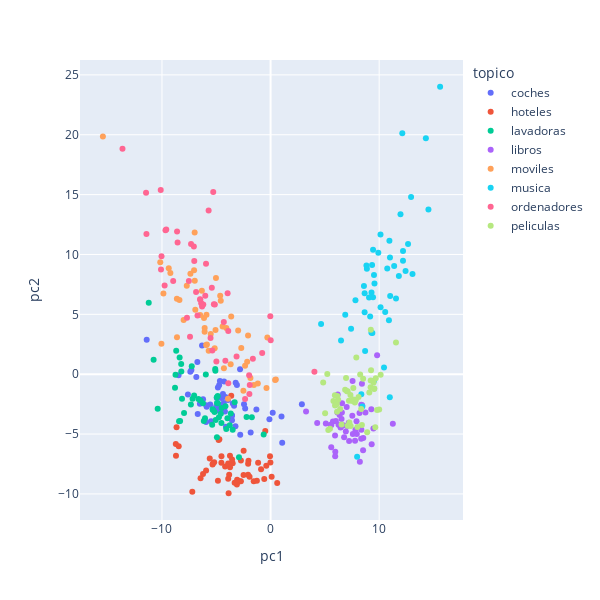

This figure's notebook cell:
### Code cell
from sklearn.decomposition import PCA, KernelPCA
from sklearn.preprocessing import StandardScaler
import plotly.express as px

X = StandardScaler().fit_transform(docs_vec)
pca = PCA(n_components=5)
docs_pca = pca.fit_transform(X)
proj = pd.DataFrame(docs_pca,columns = ['pc1','pc2','pc3','pc4','pc5'])

proj_docs = pd.DataFrame({'pc1': proj['pc1'], 'pc2': proj['pc2'], 'pc3': proj['pc3'], 'topico': t_data['categoria'],
                       'sentimiento':t_data['sentimiento']})

fig = px.scatter(proj_docs, x='pc1', y='pc2', hover_data=['sentimiento'], color = 'topico')
fig.update_layout(
    autosize=False,
    width=600,
    height=600,
)
fig.show()

### Figure 1 — Plotly figure (JSON) as saved in the notebook; plotly's stock layout.template omitted (floating-point values rounded to 4 significant figures)
{"data": [{"customdata": [["no"], ["no"], ["no"], ["no"], ["no"], ["no"], ["no"], ["no"], ["no"], ["no"], ["no"], ["no"], ["no"], ["no"], ["no"], ["no"], ["no"], ["no"], ["no"], ["no"], ["no"], ["no"], ["no"], ["no"], ["no"], ["yes"], ["yes"], ["yes"], ["yes"], ["yes"], ["yes"], ["yes"], ["yes"], ["yes"], ["yes"], ["yes"], ["yes"], ["yes"], ["yes"], ["yes"], ["yes"], ["yes"], ["yes"], ["yes"], ["yes"], ["yes"], ["yes"], ["yes"], ["yes"], ["yes"]], "hovertemplate": "topico=coches<br>pc1=%{x}<br>pc2=%{y}<br>sentimiento=%{customdata[0]}<extra></extra>", "legendgroup": "coches", "marker": {"color": "#636efa", "symbol": "circle"}, "mode": "markers", "name": "coches", "orientation": "v", "showlegend": true, "type": "scatter", "x": [-5.941, -1.834, -2.339, 1.071, -7.612, -4.816, -4.85, -3.362, -3.925, -4.156, -4.31, -3.234, -5.473, -3.554, -4.737, -4.655, -3.48, 0.1969, -5.013, -4.533, -3.099, -3.555, -4.385, -6.838, -4.665, -2.795, -6.51, -2.445, -6.309, -2.811, -3.213, -6.218, -4.201, -4.95, -7.291, -3.555, 1.006, -1.305, -5.552, -6.742, -8.475, -4.282, 2.883, -0.1047, -5.923, -4.108, -5.884, -7.388, -6.709, -11.41], "xaxis": "x", "y": [-3.991, -4.875, -2.867, -5.716, -1.705, -3.029, -1.115, -2.64, -2.164, -1.894, -2.397, -4.346, -3.931, -3.853, -0.9311, -2.565, -2.442, -3.212, -2.71, -1.987, -0.8944, -3.45, -1.656, -0.2291, -0.5764, -5.066, -2.47, -2.503, 2.398, 0.4046, -0.7171, -2.099, -3.118, -1.988, 0.3592, -3.45, -3.539, -2.959, -2.526, 1.022, -0.08607, -0.6069, -2.517, -3.767, -2.584, -4.397, -2.713, 0.2021, -3.319, 2.882], "yaxis": "y"}, {"customdata": [["no"], ["no"], ["no"], ["no"], ["no"], ["no"], ["no"], ["no"], ["no"], ["no"], ["no"], ["no"], ["no"], ["no"], ["no"], ["no"], ["no"], ["no"], ["no"], ["no"], ["no"], ["no"], ["no"], ["no"], ["no"], ["yes"], ["yes"], ["yes"], ["yes"], ["yes"], ["yes"], ["yes"], ["yes"], ["yes"], ["yes"], ["yes"], ["yes"], ["yes"], ["yes"], ["yes"], ["yes"], ["yes"], ["yes"], ["yes"], ["yes"], ["yes"], ["yes"], ["yes"], ["yes"], ["yes"]], "hovertemplate": "topico=hoteles<br>pc1=%{x}<br>pc2=%{y}<br>sentimiento=%{customdata[0]}<extra></extra>", "legendgroup": "hoteles", "marker": {"color": "#EF553B", "symbol": "circle"}, "mode": "markers", "name": "hoteles", "orientation": "v", "showlegend": true, "type": "scatter", "x": [-3.735, -4.187, 0.6106, -3.624, -5.345, -0.04984, -4.717, -8.711, -2.035, -7.208, -2.075, -3.101, -0.5791, -5.193, -6.22, -3.488, -4.522, -3.904, -1.26, -2.846, -1.935, -2.488, -2.731, -2.481, -4.528, -2.068, -5.316, -3.901, -3.309, -3.812, -3.738, -0.3947, -4.847, -2.733, -3.865, -8.459, -3.08, -0.8745, -5.937, -4.785, -5.602, -8.726, -3.544, -8.658, -6.447, 0.09828, -0.4884, -1.147, -1.55, -0.01482], "xaxis": "x", "y": [-7.762, -7.71, -9.092, -1.799, -7.547, -6.85, -5.426, -6.82, -7.237, -9.828, -8.395, -9.215, -8.746, -7.363, -8.328, -7.433, -6.853, -7.467, -8.907, -8.938, -8.574, -8.415, -7.217, -6.395, -7.395, -7.486, -7.488, -8.729, -9.062, -8.392, -6.801, -7.65, -8.902, -8.945, -9.943, -6.009, -8.809, -7.945, -8.042, -5.492, -7.048, -5.821, -7.122, -4.424, -8.682, -8.557, -4.751, -7.4, -8.935, -7.372], "yaxis": "y"}, {"customdata": [["no"], ["no"], ["no"], ["no"], ["no"], ["no"], ["no"], ["no"], ["no"], ["no"], ["no"], ["no"], ["no"], ["no"], ["no"], ["no"], ["no"], ["no"], ["no"], ["no"], ["no"], ["no"], ["no"], ["no"], ["no"], ["yes"], ["yes"], ["yes"], ["yes"], ["yes"], ["yes"], ["yes"], ["yes"], ["yes"], ["yes"], ["yes"], ["yes"], ["yes"], ["yes"], ["yes"], ["yes"], ["yes"], ["yes"], ["yes"], ["yes"], ["yes"], ["yes"], ["yes"], ["yes"], ["yes"]], "hovertemplate": "topico=lavadoras<br>pc1=%{x}<br>pc2=%{y}<br>sentimiento=%{customdata[0]}<extra></extra>", "legendgroup": "lavadoras", "marker": {"color": "#00cc96", "symbol": "circle"}, "mode": "markers", "name": "lavadoras", "orientation": "v", "showlegend": true, "type": "scatter", "x": [-4.939, -3.973, -1.726, -4.506, -4.58, -2.212, -5.159, -4.758, -4.526, -5.096, -5.378, -3.664, -3.76, -7.04, -8.219, -7.257, -8.427, -4.849, -5.308, -5.963, -4.935, -3.489, -3.307, -4.866, -8.754, -7.183, -4.079, -6.231, -6.642, -5.082, -2.911, -0.6364, -6.452, -10.4, -8.691, -4.953, -6.039, -8.374, -5.055, -4.155, -6.149, -8.799, -10.77, -5.34, -8.157, -7.967, -8.331, -8.23, -11.22, -7.337], "xaxis": "x", "y": [-5.263, -3.685, -3.587, -2.825, -3.297, -3.58, -3.154, -3.602, -4.068, 0.4427, -4.223, -3.278, -4.263, -1.788, 0.2223, 0.6671, -3.927, -2.422, -2.987, -0.03402, -2.403, -4.635, -2.336, -1.83, -0.04207, -2.054, -4.581, -2.421, -2.075, 0.2796, -6.929, -5.039, -2.189, -2.891, 1.968, -1.933, -3.678, 1.389, -3.819, -2.676, -3.906, -1.127, 1.198, -2.927, -2.047, -3.234, -3.898, 0.8509, 5.976, -2.526], "yaxis": "y"}, {"customdata": [["no"], ["no"], ["no"], ["no"], ["no"], ["no"], ["no"], ["no"], ["no"], ["no"], ["no"], ["no"], ["no"], ["no"], ["no"], ["no"], ["no"], ["no"], ["no"], ["no"], ["no"], ["no"], ["no"], ["no"], ["no"], ["yes"], ["yes"], ["yes"], ["yes"], ["yes"], ["yes"], ["yes"], ["yes"], ["yes"], ["yes"], ["yes"], ["yes"], ["yes"], ["yes"], ["yes"], ["yes"], ["yes"], ["yes"], ["yes"], ["yes"], ["yes"], ["yes"], ["yes"], ["yes"], ["yes"]], "hovertemplate": "topico=libros<br>pc1=%{x}<br>pc2=%{y}<br>sentimiento=%{customdata[0]}<extra></extra>", "legendgroup": "libros", "marker": {"color": "#ab63fa", "symbol": "circle"}, "mode": "markers", "name": "libros", "orientation": "v", "showlegend": true, "type": "scatter", "x": [7.552, 8.223, 9.279, 7.195, 5.089, 6.01, 7.914, 8.191, 7.009, 6.013, 6.581, 8.344, 8.437, 6.536, 6.445, 6.184, 5.937, 5.741, 5.525, 6.159, 8.35, 6.361, 6.566, 9.311, 4.292, 9.812, 6.47, 6.69, 5.95, 6.259, 7.527, 7.031, 7.575, 5.592, 8.535, 5.96, 6.931, 7.942, 7.779, 7.232, 8.52, 8.735, 6.772, 7.818, 5.586, 11.26, 3.266, 8.411, 8.362, 9.471], "xaxis": "x", "y": [-0.5659, -7.31, -2.931, -4.061, -4.123, -2.512, -3.923, -3.235, -2.73, -3.902, -2.416, -5.398, -2.599, -3.733, -4.445, -1.69, -5.128, -3.941, -4.225, -3.206, -2.56, -3.41, -3.202, -5.846, -4.068, 1.582, -4.414, -4.256, -6.85, -4.221, -3.469, -4.331, -4.991, -4.246, -5.322, -6.483, -4.78, -5.001, -5.563, -5.569, -6.361, -3.198, -5.261, -4.647, -6.094, -4.138, -3.118, -0.7952, -4.636, -4.525], "yaxis": "y"}, {"customdata": [["no"], ["no"], ["no"], ["no"], ["no"], ["no"], ["no"], ["no"], ["no"], ["no"], ["no"], ["no"], ["no"], ["no"], ["no"], ["no"], ["no"], ["no"], ["no"], ["no"], ["no"], ["no"], ["no"], ["no"], ["no"], ["yes"], ["yes"], ["yes"], ["yes"], ["yes"], ["yes"], ["yes"], ["yes"], ["yes"], ["yes"], ["yes"], ["yes"], ["yes"], ["yes"], ["yes"], ["yes"], ["yes"], ["yes"], ["yes"], ["yes"], ["yes"], ["yes"], ["yes"], ["yes"], ["yes"]], "hovertemplate": "topico=moviles<br>pc1=%{x}<br>pc2=%{y}<br>sentimiento=%{customdata[0]}<extra></extra>", "legendgroup": "moviles", "marker": {"color": "#FFA15A", "symbol": "circle"}, "mode": "markers", "name": "moviles", "orientation": "v", "showlegend": true, "type": "scatter", "x": [-10.05, -6.127, -4.296, -1.54, -2.348, -5.7, 0.4833, -1.856, -2.502, -5.903, -3.924, -2.698, -6.073, -4.415, -3.626, 0.4183, -8.392, -10.16, -8.007, -6.481, -5.07, -1.172, -9.868, -0.3776, -6.98, -5.932, -0.2967, -15.44, -6.326, -4.586, -7.717, -3.675, -6.931, -8.627, -9.227, -7.382, -8.62, -5.029, -5.864, -2.155, -7.044, -2.986, -9.378, -6.99, -6.069, -5.511, -5.146, -4.075, -4.64, -2.073], "xaxis": "x", "y": [2.545, 4.704, 0.4932, -0.8948, 0.7099, 1.956, -0.4392, -0.3264, -1.384, 4.969, -2.054, 2.186, 3.547, 3.976, 4.822, -0.4947, 6.201, 9.346, 4.532, 4.944, 3.681, -0.7766, 6.73, -1.153, 7.808, 2.445, 3.075, 19.85, 6.976, 6.142, 7.381, 0.8224, 5.382, 6.312, 8.462, 8.399, 3.088, 8.044, 2.482, 1.044, 8.686, 3.658, 8.843, 11.84, 3.865, 3.362, 2.176, 3.852, 6.551, 3.237], "yaxis": "y"}, {"customdata": [["no"], ["no"], ["no"], ["no"], ["no"], ["no"], ["no"], ["no"], ["no"], ["no"], ["no"], ["no"], ["no"], ["no"], ["no"], ["no"], ["no"], ["no"], ["no"], ["no"], ["no"], ["no"], ["no"], ["no"], ["no"], ["yes"], ["yes"], ["yes"], ["yes"], ["yes"], ["yes"], ["yes"], ["yes"], ["yes"], ["yes"], ["yes"], ["yes"], ["yes"], ["yes"], ["yes"], ["yes"], ["yes"], ["yes"], ["yes"], ["yes"], ["yes"], ["yes"], ["yes"], ["yes"], ["yes"]], "hovertemplate": "topico=musica<br>pc1=%{x}<br>pc2=%{y}<br>sentimiento=%{customdata[0]}<extra></extra>", "legendgroup": "musica", "marker": {"color": "#19d3f3", "symbol": "circle"}, "mode": "markers", "name": "musica", "orientation": "v", "showlegend": true, "type": "scatter", "x": [8.356, 8.87, 10.94, 10.45, 10.9, 9.523, 8.454, 6.488, 7.97, 15.61, 9.286, 10.13, 10.56, 11.81, 9.169, 9.438, 9.294, 12.13, 7.816, 11.38, 4.651, 12.43, 9.509, 7.414, 12.66, 11.55, 12.19, 6.877, 12.94, 8.598, 11.96, 11.0, 14.54, 8.662, 9.435, 9.347, 9.567, 12.2, 9.068, 8.829, 14.3, 11.01, 8.705, 10.98, 13.07, 8.663, 9.374, 10.12, 10.75, 9.921], "xaxis": "x", "y": [-1.683, 8.798, 11.14, 0.5633, 4.502, 8.281, -2.69, 2.823, -6.885, 24.01, 3.459, 5.584, 5.205, 8.211, 4.81, 10.4, 6.823, 20.12, 6.174, 9.042, 4.2, 8.626, -0.5718, 3.793, 10.87, 6.333, 9.479, 4.962, 14.79, 7.356, 13.36, 9.752, 13.75, 5.178, 6.421, 9.118, 7.576, 10.28, 6.416, 9.07, 19.71, 6.521, 1.94, -1.924, 8.374, 6.764, 3.441, 11.66, 8.836, 10.14], "yaxis": "y"}, {"customdata": [["no"], ["no"], ["no"], ["no"], ["no"], ["no"], ["no"], ["no"], ["no"], ["no"], ["no"], ["no"], ["no"], ["no"], ["no"], ["no"], ["no"], ["no"], ["no"], ["no"], ["no"], ["no"], ["no"], ["no"], ["no"], ["yes"], ["yes"], ["yes"], ["yes"], ["yes"], ["yes"], ["yes"], ["yes"], ["yes"], ["yes"], ["yes"], ["yes"], ["yes"], ["yes"], ["yes"], ["yes"], ["yes"], ["yes"], ["yes"], ["yes"], ["yes"], ["yes"], ["yes"], ["yes"], ["yes"]], "hovertemplate": "topico=ordenadores<br>pc1=%{x}<br>pc2=%{y}<br>sentimiento=%{customdata[0]}<extra></extra>", "legendgroup": "ordenadores", "marker": {"color": "#FF6692", "symbol": "circle"}, "mode": "markers", "name": "ordenadores", "orientation": "v", "showlegend": true, "type": "scatter", "x": [-3.133, -3.894, 0.01117, -9.606, -3.895, -4.305, 4.037, -5.364, -6.491, -4.99, -6.386, -7.065, -4.163, -7.524, -11.43, -7.419, -8.968, -5.945, -2.347, -1.631, -5.221, -6.473, -6.014, -10.12, -1.951, -5.527, -6.729, -10.09, -3.956, -5.41, -1.973, -7.324, -13.64, -5.132, -0.02638, -6.308, -6.859, -9.757, -10.04, -1.916, -9.676, -0.7739, -7.699, -5.28, -5.705, -8.609, -11.47, -8.563, -7.025, -6.198], "xaxis": "x", "y": [1.469, -0.7619, 2.837, 12.08, 3.616, 4.361, 0.1993, 1.981, 6.264, 1.06, 5.917, 10.68, 1.124, 7.782, 11.7, 3.121, 7.779, 9.233, -2.064, 1.291, 5.841, 6.213, 6.554, 15.38, -1.659, 3.02, 4.896, 8.751, 6.761, 7.211, -0.08476, 10.86, 18.83, 5.83, 4.833, 5.653, 6.876, 7.416, 9.848, -0.9039, 12.02, 1.778, 4.721, 15.21, 13.67, 11.92, 15.16, 11.0, 9.454, 5.819], "yaxis": "y"}, {"customdata": [["no"], ["no"], ["no"], ["no"], ["no"], ["no"], ["no"], ["no"], ["no"], ["no"], ["no"], ["no"], ["no"], ["no"], ["no"], ["no"], ["no"], ["no"], ["no"], ["no"], ["no"], ["no"], ["no"], ["no"], ["no"], ["yes"], ["yes"], ["yes"], ["yes"], ["yes"], ["yes"], ["yes"], ["yes"], ["yes"], ["yes"], ["yes"], ["yes"], ["yes"], ["yes"], ["yes"], ["yes"], ["yes"], ["yes"], ["yes"], ["yes"], ["yes"], ["yes"], ["yes"], ["yes"], ["yes"]], "hovertemplate": "topico=peliculas<br>pc1=%{x}<br>pc2=%{y}<br>sentimiento=%{customdata[0]}<extra></extra>", "legendgroup": "peliculas", "marker": {"color": "#B6E880", "symbol": "circle"}, "mode": "markers", "name": "peliculas", "orientation": "v", "showlegend": true, "type": "scatter", "x": [9.094, 4.845, 6.224, 10.0, 8.25, 5.468, 9.683, 7.993, 5.317, 5.788, 7.621, 6.106, 9.487, 7.353, 9.211, 5.94, 7.637, 7.763, 7.098, 6.54, 10.14, 6.407, 7.258, 7.532, 8.41, 9.555, 8.102, 5.223, 6.122, 7.377, 9.231, 7.219, 9.534, 9.252, 7.895, 7.096, 5.022, 7.034, 6.151, 11.55, 8.342, 6.951, 8.895, 6.867, 9.808, 7.855, 8.523, 9.22, 5.923, 9.64], "xaxis": "x", "y": [-1.532, -0.6939, -2.129, -2.951, -0.03113, -4.551, -0.3291, -4.42, -4.66, -2.247, -1.15, -2.488, -0.6936, -1.734, -1.08, -2.609, -2.105, -2.363, -1.434, -4.2, -0.04142, -2.908, -4.029, -2.244, -4.253, -1.201, -1.894, 0.01309, -3.141, -4.32, 3.704, -2.211, -1.234, 0.3368, 1.395, -4.297, -3.253, -1.425, -1.824, 2.65, -2.914, -0.308, -4.838, -1.293, -2.987, -2.165, -0.3893, -0.5243, -1.762, -4.434], "yaxis": "y"}], "layout": {"autosize": false, "height": 600, "legend": {"title": {"text": "topico"}, "tracegroupgap": 0}, "margin": {"t": 60}, "width": 600, "xaxis": {"anchor": "y", "domain": [0, 1], "title": {"text": "pc1"}}, "yaxis": {"anchor": "x", "domain": [0, 1], "title": {"text": "pc2"}}}}
